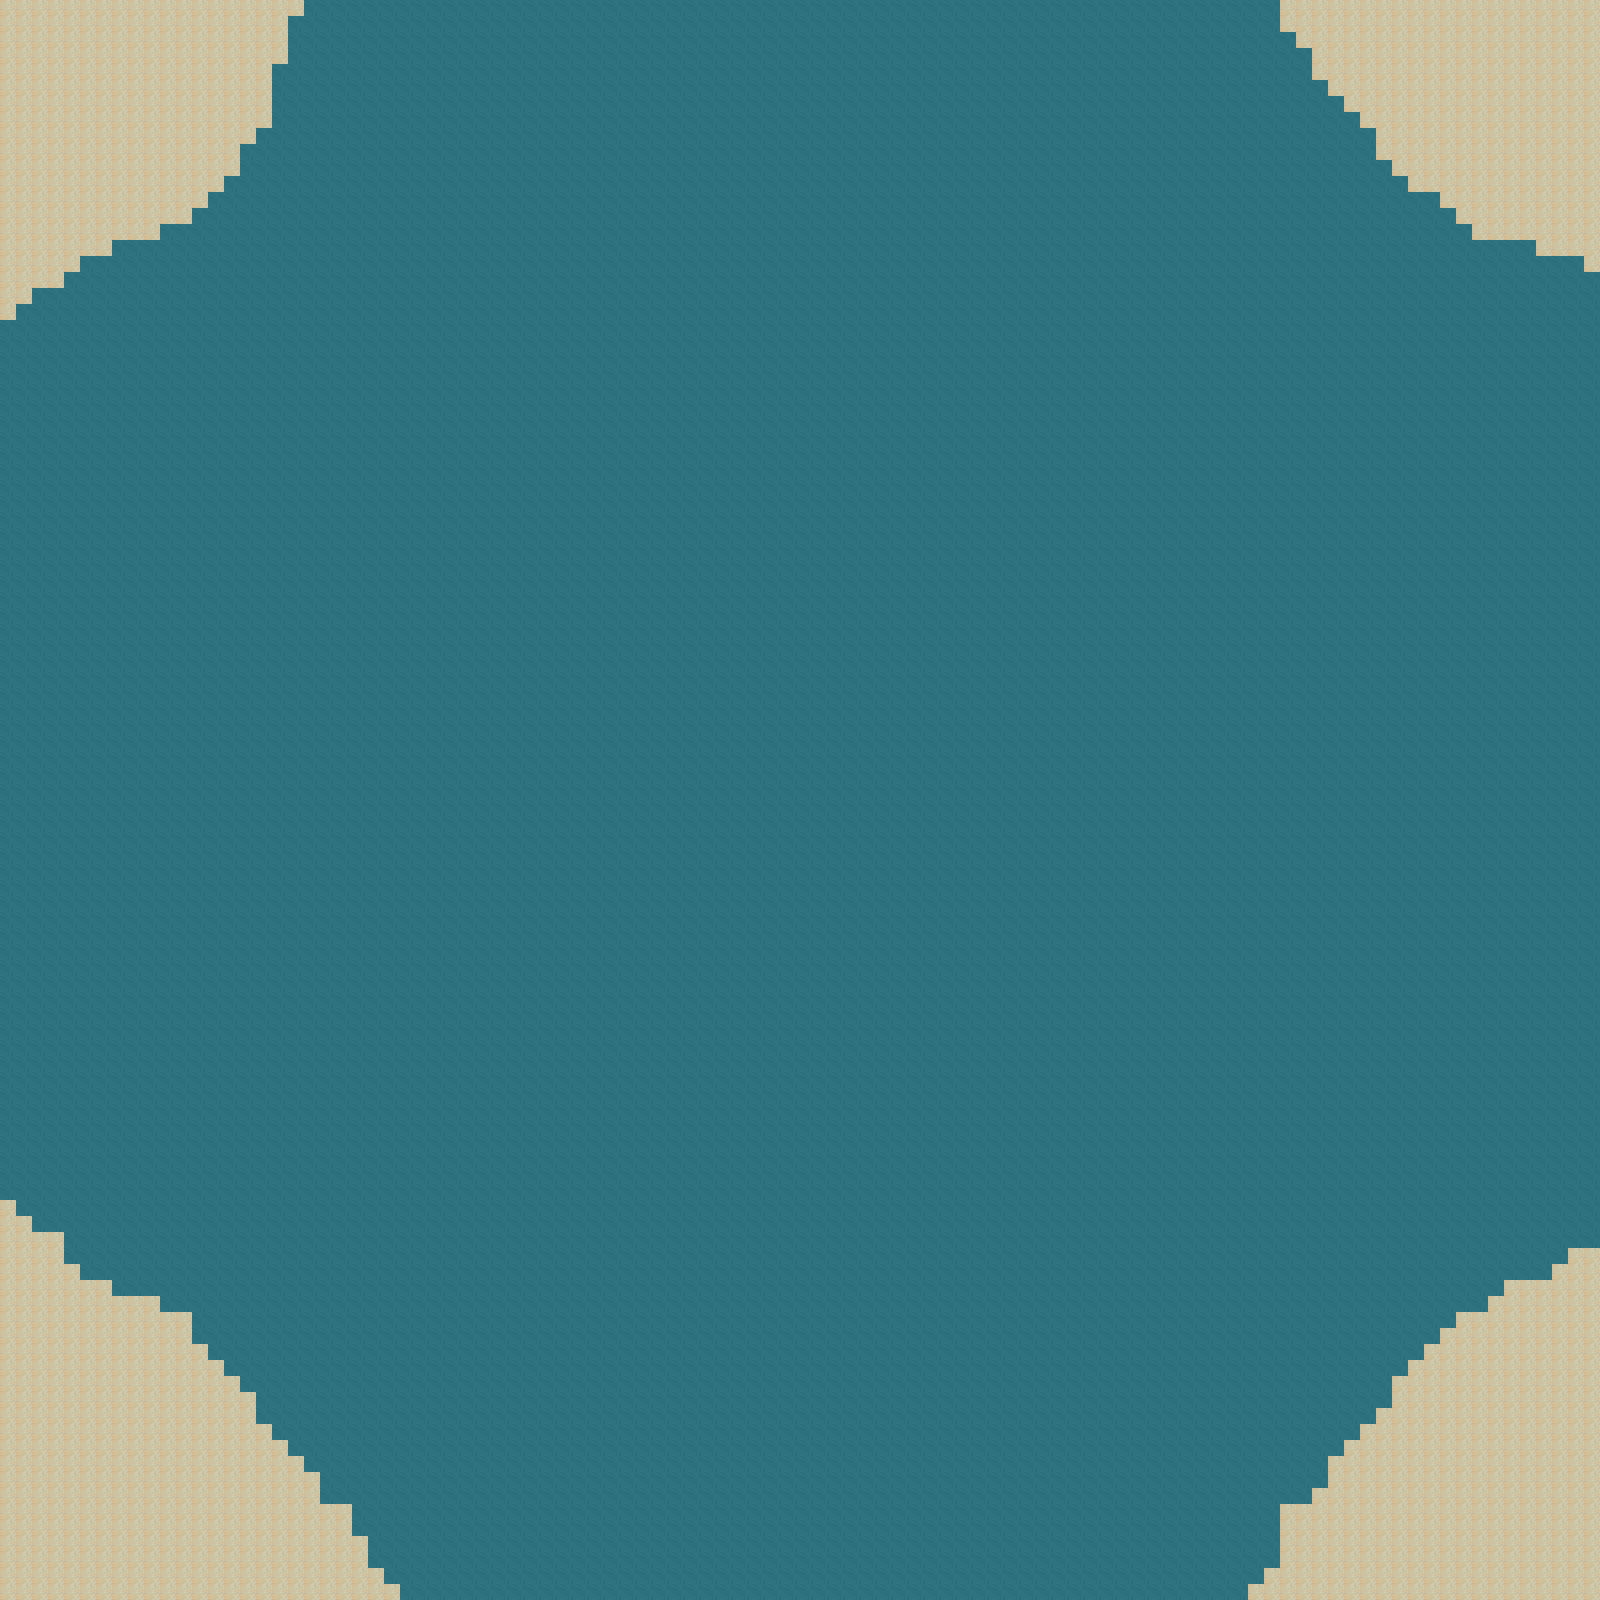

This is a level from a 2D game, rendered from its Tiled map with the project's own tilesets. A one-line summary and the map file follow, with tile-layer data summarised:
An orthogonal 100x100 tile map with 16x16 px tiles, 1 tile layer (Tile Layer 1), 3 tilesets.

<map version="1.5" tiledversion="1.7.2" orientation="orthogonal" renderorder="right-down" width="100" height="100" tilewidth="16" tileheight="16" infinite="0" nextlayerid="2" nextobjectid="1">
 <tileset firstgid="1" source="beach_sand_woa3.tsx" />
 <tileset firstgid="687" source="beach_sand_woa2.tsx" />
 <tileset firstgid="819" source="beach_sand_woa.tsx" />
 <layer id="1" name="Tile Layer 1" width="100" height="100">
  <data>[10000 cells, 10000 non-empty, 2 distinct tile ids]</data>
 </layer>
</map>
